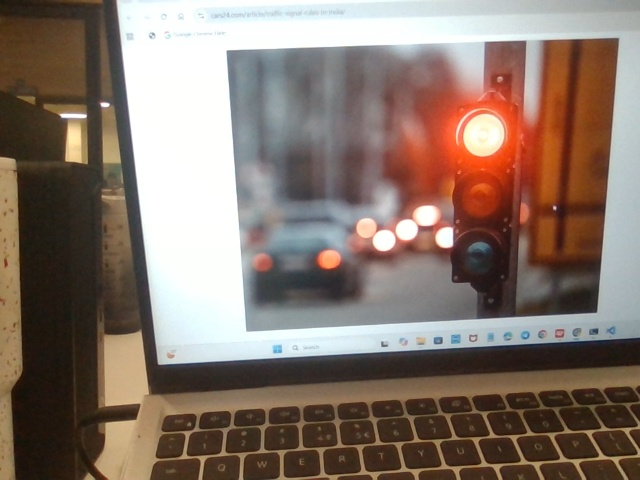
#> input picture images/traffic_signal.jpg, 640 x 480 px
$ python task14_detect_traffic_signal.py
#> lines starting #> are read from the running program, lines starting #| are printed output that depends on the picture; after the words box and inside, x2 and y2 are one past the last pixel; in counts of white or black regions, pixels touching at a corner belong together

import cv2
import os
import numpy as np

print("=" * 50)
print("VISIONPORT - TASK 14")
print("TRAFFIC SIGNAL STATUS DETECTION")
print("=" * 50)

BASE_DIR = os.path.dirname(os.path.abspath(__file__))

# Use the traffic signal image captured in Task 2
image_path = os.path.join(
    BASE_DIR, "images", "traffic_signal.jpg"
)

# Read traffic signal image
image = cv2.imread(image_path)
#> image is the input picture: shape (480, 640, 3); mean B, G, R 107.3, 117.9, 134.8

if image is None:
    print("Error: Traffic signal image not found!")
    print("Check images/traffic_signal.jpg")
    exit()

print("Traffic signal image loaded successfully!")

# Convert image from BGR to HSV
hsv = cv2.cvtColor(image, cv2.COLOR_BGR2HSV)
#> hsv: shape (480, 640, 3); mean H, S, V 42.3, 81.1, 138.3

# Define colour ranges in HSV
red_lower1 = np.array([0, 100, 100])
red_upper1 = np.array([10, 255, 255])

red_lower2 = np.array([160, 100, 100])
red_upper2 = np.array([180, 255, 255])

yellow_lower = np.array([15, 100, 100])
yellow_upper = np.array([35, 255, 255])

green_lower = np.array([40, 50, 50])
green_upper = np.array([90, 255, 255])

# Create colour masks
red_mask1 = cv2.inRange(
    hsv, red_lower1, red_upper1
)
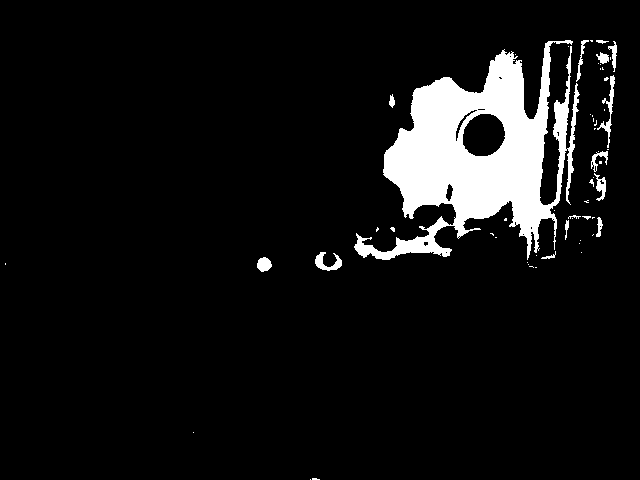
#> red_mask1: shape (480, 640); 7.6% white; 58 white regions (42 under 20 px), largest, box (x1, y1, x2, y2) and area: (354, 40, 580, 260) 21518, (597, 75, 615, 148) 287, (315, 252, 342, 271) 244

red_mask2 = cv2.inRange(
    hsv, red_lower2, red_upper2
)
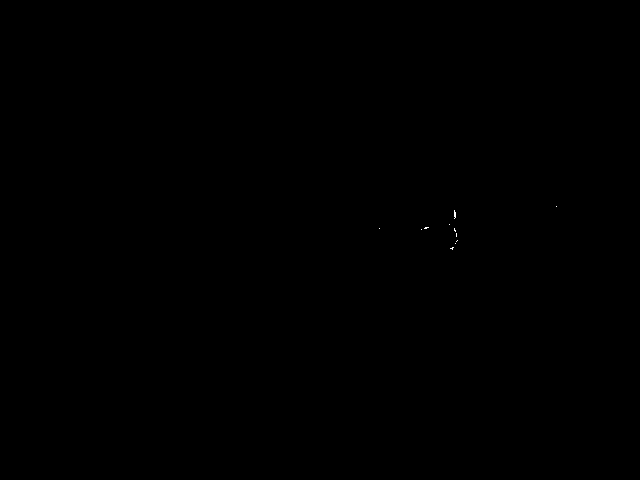
#> red_mask2: shape (480, 640); 0.01% white in thin lines or dots, all inside (x1, y1, x2, y2) = (379, 206, 557, 250)

red_mask = cv2.bitwise_or(
    red_mask1, red_mask2
)
#> red_mask: shape (480, 640); 7.6% white; 60 white regions (44 under 20 px), largest, box (x1, y1, x2, y2) and area: (354, 40, 580, 260) 21557, (597, 75, 615, 148) 287, (315, 252, 342, 271) 244

yellow_mask = cv2.inRange(
    hsv, yellow_lower, yellow_upper
)
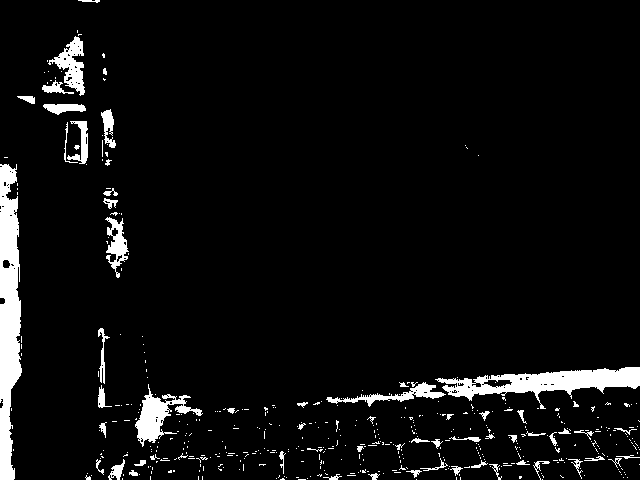
#> yellow_mask: shape (480, 640); 5.5% white; 472 white regions (411 under 20 px), largest, box (x1, y1, x2, y2) and area: (0, 164, 22, 480) 4935, (435, 367, 640, 409) 3412, (135, 384, 203, 447) 1396

green_mask = cv2.inRange(
    hsv, green_lower, green_upper
)
#> green_mask: shape (480, 640); 0% white in thin lines or dots, all inside (x1, y1, x2, y2) = (115, 168, 119, 173)

# Count pixels of each colour
red_pixels = cv2.countNonZero(red_mask)
#> red_pixels = 23338
yellow_pixels = cv2.countNonZero(yellow_mask)
#> yellow_pixels = 17030
green_pixels = cv2.countNonZero(green_mask)
#> green_pixels = 13

print("\nTRAFFIC SIGNAL ANALYSIS")
print("-" * 35)

print("Red pixels:", red_pixels)
#| Red pixels: 23338
print("Yellow pixels:", yellow_pixels)
#| Yellow pixels: 17030
print("Green pixels:", green_pixels)
#| Green pixels: 13

# Determine dominant signal colour
threshold = 20

if max(red_pixels, yellow_pixels, green_pixels) < threshold:
    signal_status = "SIGNAL NOT DETECTED"

elif red_pixels > yellow_pixels and red_pixels > green_pixels:
    signal_status = "RED SIGNAL - STOP"

elif yellow_pixels > red_pixels and yellow_pixels > green_pixels:
    signal_status = "YELLOW SIGNAL - WAIT"

else:
    signal_status = "GREEN SIGNAL - GO"

print("\nTRAFFIC SIGNAL STATUS:", signal_status)

# Display result on image
cv2.putText(
    image,
    signal_status,
    (20, 40),
    cv2.FONT_HERSHEY_SIMPLEX,
    0.8,
    (0, 255, 255),
    2
)
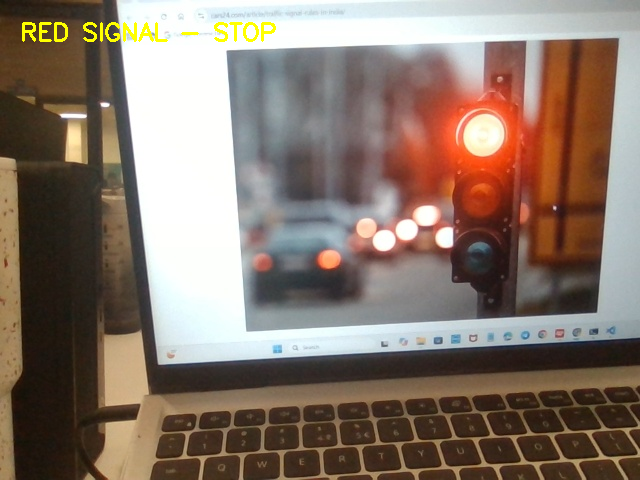
#> image: shape (480, 640, 3); 0.55% of pixels changed, all inside (x1, y1, x2, y2) = (22, 22, 276, 42)

# Display original image and colour masks
cv2.imshow("Traffic Signal Detection", image)
cv2.imshow("Red Mask", red_mask)
cv2.imshow("Yellow Mask", yellow_mask)
cv2.imshow("Green Mask", green_mask)

print("\nPress any key in an image window to close.")

cv2.waitKey(0)
cv2.destroyAllWindows()

print("\nTASK 14 COMPLETED SUCCESSFULLY!")
